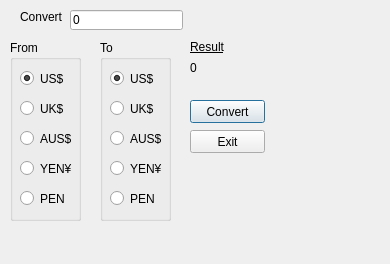
<?xml version="1.0" encoding="UTF-8"?>
<ui version="4.0">
 <class>CurrencyConvert</class>
 <widget class="QDialog" name="CurrencyConvert">
  <property name="geometry">
   <rect>
    <x>0</x>
    <y>0</y>
    <width>390</width>
    <height>264</height>
   </rect>
  </property>
  <property name="windowTitle">
   <string>Currency Convert</string>
  </property>
  <widget class="QLabel" name="lbConvert">
   <property name="geometry">
    <rect>
     <x>20</x>
     <y>10</y>
     <width>47</width>
     <height>13</height>
    </rect>
   </property>
   <property name="text">
    <string>Convert</string>
   </property>
  </widget>
  <widget class="QLabel" name="lbTxtResult">
   <property name="geometry">
    <rect>
     <x>190</x>
     <y>40</y>
     <width>47</width>
     <height>13</height>
    </rect>
   </property>
   <property name="font">
    <font>
     <underline>true</underline>
    </font>
   </property>
   <property name="text">
    <string>Result</string>
   </property>
  </widget>
  <widget class="QLabel" name="lbResult">
   <property name="geometry">
    <rect>
     <x>190</x>
     <y>60</y>
     <width>121</width>
     <height>16</height>
    </rect>
   </property>
   <property name="text">
    <string>0</string>
   </property>
  </widget>
  <widget class="QLineEdit" name="ltAmount">
   <property name="geometry">
    <rect>
     <x>70</x>
     <y>10</y>
     <width>113</width>
     <height>20</height>
    </rect>
   </property>
   <property name="text">
    <string>0</string>
   </property>
  </widget>
  <widget class="QGroupBox" name="gbFrom">
   <property name="geometry">
    <rect>
     <x>10</x>
     <y>40</y>
     <width>71</width>
     <height>181</height>
    </rect>
   </property>
   <property name="title">
    <string>From</string>
   </property>
   <widget class="QRadioButton" name="brFromUS">
    <property name="geometry">
     <rect>
      <x>10</x>
      <y>30</y>
      <width>82</width>
      <height>17</height>
     </rect>
    </property>
    <property name="text">
     <string>US$</string>
    </property>
    <property name="checked">
     <bool>true</bool>
    </property>
   </widget>
   <widget class="QRadioButton" name="brFromUK">
    <property name="geometry">
     <rect>
      <x>10</x>
      <y>60</y>
      <width>82</width>
      <height>17</height>
     </rect>
    </property>
    <property name="text">
     <string>UK$</string>
    </property>
   </widget>
   <widget class="QRadioButton" name="brFromAUS">
    <property name="geometry">
     <rect>
      <x>10</x>
      <y>90</y>
      <width>82</width>
      <height>17</height>
     </rect>
    </property>
    <property name="text">
     <string>AUS$</string>
    </property>
   </widget>
   <widget class="QRadioButton" name="brFromYEN">
    <property name="geometry">
     <rect>
      <x>10</x>
      <y>120</y>
      <width>82</width>
      <height>17</height>
     </rect>
    </property>
    <property name="text">
     <string>YEN¥</string>
    </property>
   </widget>
   <widget class="QRadioButton" name="brFromPEN">
    <property name="geometry">
     <rect>
      <x>10</x>
      <y>150</y>
      <width>82</width>
      <height>17</height>
     </rect>
    </property>
    <property name="text">
     <string>PEN</string>
    </property>
   </widget>
  </widget>
  <widget class="QGroupBox" name="gbTo">
   <property name="geometry">
    <rect>
     <x>100</x>
     <y>40</y>
     <width>71</width>
     <height>181</height>
    </rect>
   </property>
   <property name="title">
    <string>To</string>
   </property>
   <widget class="QRadioButton" name="brToUS">
    <property name="geometry">
     <rect>
      <x>10</x>
      <y>30</y>
      <width>82</width>
      <height>17</height>
     </rect>
    </property>
    <property name="text">
     <string>US$</string>
    </property>
    <property name="checked">
     <bool>true</bool>
    </property>
   </widget>
   <widget class="QRadioButton" name="brToUK">
    <property name="geometry">
     <rect>
      <x>10</x>
      <y>60</y>
      <width>82</width>
      <height>17</height>
     </rect>
    </property>
    <property name="text">
     <string>UK$</string>
    </property>
   </widget>
   <widget class="QRadioButton" name="brToAUS">
    <property name="geometry">
     <rect>
      <x>10</x>
      <y>90</y>
      <width>82</width>
      <height>17</height>
     </rect>
    </property>
    <property name="text">
     <string>AUS$</string>
    </property>
   </widget>
   <widget class="QRadioButton" name="brToYEN">
    <property name="geometry">
     <rect>
      <x>10</x>
      <y>120</y>
      <width>82</width>
      <height>17</height>
     </rect>
    </property>
    <property name="text">
     <string>YEN¥</string>
    </property>
   </widget>
   <widget class="QRadioButton" name="brToPEN">
    <property name="geometry">
     <rect>
      <x>10</x>
      <y>150</y>
      <width>82</width>
      <height>17</height>
     </rect>
    </property>
    <property name="text">
     <string>PEN</string>
    </property>
   </widget>
  </widget>
  <widget class="QPushButton" name="pbConvert">
   <property name="geometry">
    <rect>
     <x>190</x>
     <y>100</y>
     <width>75</width>
     <height>23</height>
    </rect>
   </property>
   <property name="font">
    <font>
     <underline>false</underline>
    </font>
   </property>
   <property name="text">
    <string>Convert</string>
   </property>
  </widget>
  <widget class="QPushButton" name="pbExit">
   <property name="geometry">
    <rect>
     <x>190</x>
     <y>130</y>
     <width>75</width>
     <height>23</height>
    </rect>
   </property>
   <property name="text">
    <string>Exit</string>
   </property>
  </widget>
 </widget>
 <resources/>
 <connections/>
</ui>
